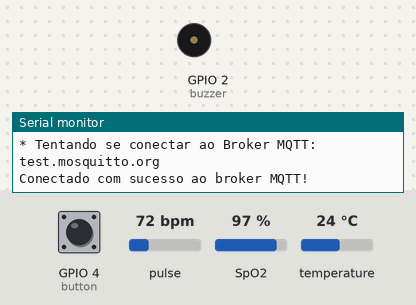
Recording of a sketch running on a simulated ESP32. On the bench: buzzer (waves = sounding), the last lines printed to the serial monitor. Inputs (shaded band) come from the test bench; at power-on: GPIO 4 (button) HIGH, pulse 72 bpm, SpO2 97 %, temperature 24 °C. WiFi joins after 1.5 s; servers stay silent unless stated; no MQTT or app messages arrive unless stated.

Above: at 2.7 s.
2.8 s: GPIO 4 (button) pulled LOW for 0.15 s
At 3.05 s:
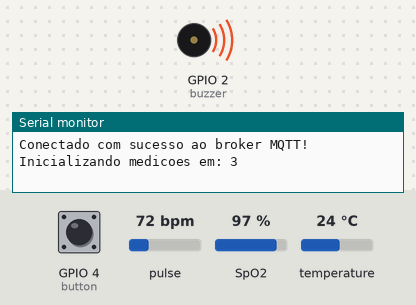
Timing chart, 0 to 24.6 s (numbered marks = the images above; inputs shaded):
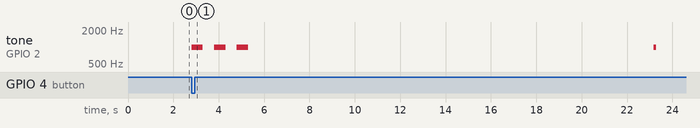

The sketch:

RTVS.ino
```cpp
/********************************************************************/
/*
  Real Time Vital Signs
*/
/*******************************************************************/


/****************************Bibliotecas****************************/
#include <arduino.h>
/*Biblioteca para Conexão Wi-fi */
#include <WiFi.h>
#include "WifiConfig.h"
/*Biblioteca para Pub e Sub MQTT */
#include <PubSubClient.h>

/*Biblioteca para o Sensor de medição de temperatura com DS18B20 */
#include <OneWire.h>
#include <DallasTemperature.h>

/* Biblioteca para Sensor de medição de BPM e O2 com MAX30100 */
#include "MAX30100_PulseOximeter.h"

/*******************************************************************/


/*************************Define valores**************************/
/*o pino de dados do sensor está ligado na porta 2*/
#define PIN_TEMP 23
/* periodo em ms para reportar dados do sensor de BPM/O2 */
#define REPORTING_PERIOD_MS     1000
/*id conexão MQTT*/
#define ID_MQTT  "RVSigns"
/*tópico para publicação MQTT*/
#define TOPICO_PUBLISH "realtime-vital-signs/measurement/save"
/*******************************************************************/

/*************************Gerencia conexão**************************/
void initWiFi(void);
void initMQTT(void);
void mqtt_callback(char* topic, byte* payload, unsigned int length);
void reconnectMQTT(void);
void reconnectWiFi(void);
void VerificaConexoesWiFIEMQTT(void);
void updTela();
/*******************************************************************/


/********************************WIFI*******************************/
WifiConfig wifi;
const char* ssid        = wifi.network;
const char* PASSWORD    = wifi.password;
WiFiClient espClient;

void reconnectWiFi(void) {
  if (WiFi.status() == WL_CONNECTED)
    return;

  WiFi.begin(ssid, PASSWORD); // Conecta na rede WI-FI

  while (WiFi.status() != WL_CONNECTED)
  {
    delay(100);
    Serial.print(".");
  }

  Serial.println();
  Serial.print("Conectado com sucesso na rede ");
  Serial.print(ssid);
  Serial.println("\nIP obtido: ");
  Serial.println(WiFi.localIP());
}

void initWiFi(void) {
  delay(10);
  Serial.println("------Conexao WI-FI------");
  Serial.print("Conectando-se na rede: ");
  Serial.println(ssid);
  Serial.println("Aguarde");

  reconnectWiFi();
}

/*******************************************************************/


/********************************MQTT*******************************/
const char* BROKER_MQTT = "test.mosquitto.org";
int BROKER_PORT = 1883;
PubSubClient MQTT(espClient);

void initMQTT(void) {
  MQTT.setServer(BROKER_MQTT, BROKER_PORT);   //informa qual broker e porta deve ser conectado
  MQTT.setCallback(mqtt_callback);            //atribui função de callback (função chamada quando qualquer informação de um dos tópicos subescritos chega)
}

void mqtt_callback(char* topic, byte* payload, unsigned int length) {
  String msg;
  for (int i = 0; i < length; i++) {
    char c = (char)payload[i];
    msg += c;
  }

  Serial.print("Chegou a seguinte string via MQTT: ");
  Serial.println(msg);
  Serial.println();
}

void reconnectMQTT(void) {
  while (!MQTT.connected()) {
    Serial.print("* Tentando se conectar ao Broker MQTT: ");
    Serial.println(BROKER_MQTT);

    if (MQTT.connect(ID_MQTT)) {
      Serial.println("Conectado com sucesso ao broker MQTT!");
    } else {
      Serial.println("Falha ao reconectar no broker.");
      Serial.println("Havera nova tentatica de conexao em 2s");
      delay(2000);
    }
  }
}
/*******************************************************************/


/************************Verifica conexões**************************/
void VerificaConexoesWiFIEMQTT(void) {
  if (!MQTT.connected()) {
    reconnectMQTT();
  }
  reconnectWiFi();
}
/*******************************************************************/


/******************************DS18B20******************************/
/*Protocolo OneWire*/
OneWire oneWire(PIN_TEMP);
/*encaminha referências OneWire para o sensor*/
DallasTemperature sensors(&oneWire);
DeviceAddress sensor1;
/*******************************************************************/

/******************************Pulse Oximeter******************************/
int BPM;
float SpO2;
PulseOximeter pox;
uint32_t tsLastReport = 0;
/*******************************************************************/


/*************************Variáveis Globais*************************/
int tempoContador = 0;
int tempoCicloMedicao = 10;

float medicaoTotalTemp = 0;
int medicaoTotalBatimentos = 0;
float medicaoTotalO2 = 0;

int mediaBatimentos = 0;
float mediaO2 = 0;

const int buzzer = 2;
const int button = 4;

/* JSON */
String payload;
char payloadChar[128];
String customer;
String measurements;
/********************************************************************/

void setup() {
  Serial.begin(115200);
  initWiFi();
  initMQTT();

  pinMode(buzzer, OUTPUT);
  pinMode(button, INPUT_PULLUP);

  /* Setup DS18B20 */
  sensors.begin();
  // Localiza e mostra enderecos dos sensores
  Serial.println("Localizando sensores DS18B20...");
  Serial.print("Foram encontrados ");
  Serial.print(sensors.getDeviceCount(), DEC);
  Serial.println(" sensores.");
  if (!sensors.getAddress(sensor1, 0))
     Serial.println("Sensores nao encontrados !");
  // Mostra o endereco do sensor encontrado no barramento
  Serial.print("Endereco sensor: ");
  //mostra_endereco_sensor(sensor1);
  Serial.println();
  Serial.println();

  /* Setup MAX30100 */
  /* Pulse oximeter setup */
  Serial.print("Initializing pulse oximeter..");
  if (!pox.begin()) {
    Serial.println("FAILED");
    //for (;;);
  } else {
    Serial.println("SUCCESS");
    pox.setOnBeatDetectedCallback(onBeatDetected);

    pox.setIRLedCurrent(MAX30100_LED_CURR_7_6MA);
  }
}

void mostra_endereco_sensor(DeviceAddress deviceAddress)
{
  for (uint8_t i = 0; i < 8; i++)
  {
    // Adiciona zeros se necessário
    if (deviceAddress[i] < 16) Serial.print("0");
    Serial.print(deviceAddress[i], HEX);
  }
}

void onBeatDetected(){
  Serial.println("Beat Detected!");
}

void loop() {
  VerificaConexoesWiFIEMQTT();

  if(digitalRead(button) == 0){

    /* Aviso sonoro - inicio das medicoes */
    Serial.println("Inicializando medicoes em: 3");
    tone(buzzer, 1000);
    delay(500);
    noTone(buzzer);
    delay(500);
    Serial.println("Inicializando medicoes em: 2");
    tone(buzzer, 1000);
    delay(500);
    noTone(buzzer);
    delay(500);
    Serial.println("Inicializando medicoes em: 1");
    tone(buzzer, 1000);
    delay(500);
    noTone(buzzer);
    delay(500);

    tempoContador = tempoCicloMedicao;
    medicaoTotalTemp = 0;
    medicaoTotalBatimentos = 0;
    medicaoTotalO2 = 0;

    for(int i=0; i<tempoCicloMedicao; i++){

      medicaoTotalTemp = buscaDadosTemperatura();

      for(int j=0; j<5; j++){
        medicaoTotalBatimentos += buscaDadosBPM();
        medicaoTotalO2 += buscaDadosO2();

        delay(150);
      }

      mediaBatimentos = calculaMedia(medicaoTotalBatimentos);
      mediaO2 = calculaMedia(mediaO2);

      buildPayload();

      /* Medicoes concluidas, enviando para sistema */
      MQTT.publish(TOPICO_PUBLISH, payloadChar);

      delay(200);
    }

    /* Aviso sonoro - termino das medicoes e envio de dados */
    Serial.println("Enviado");
    tone(buzzer, 1000);
    delay(100);
    noTone(buzzer);
    delay(100);
  }

 }


/* Temperatura */
float buscaDadosTemperatura () {
  /* use sensors.requestTemperatures() para o requerimento de temperatura de todos os dispositivos ligados */
  /* Envia o comando para leitura da temperatura */
  sensors.requestTemperatures();
  Serial.print("Temperatura: ");
  Serial.println(sensors.getTempC(sensor1));
  return sensors.getTempC(sensor1);
}

/* BPM */
int buscaDadosBPM(){
  pox.update();
  BPM = pox.getHeartRate();

  if (millis() - tsLastReport > REPORTING_PERIOD_MS)
  {
    Serial.print("BPM: ");
    Serial.println(BPM);
    tsLastReport = millis();
  }

  return BPM;
}

/* O2 */
float buscaDadosO2(){
  pox.update();
  SpO2 = pox.getSpO2();

  if (millis() - tsLastReport > REPORTING_PERIOD_MS)
  {
    Serial.print("SpO2: ");
    Serial.print(SpO2);
    Serial.println("%");
    tsLastReport = millis();
  }

  return SpO2;
}

float calculaMedia(float valor) {
  return valor/tempoCicloMedicao;
}


void buildPayload(){
  /* Formato */
  /*
  '{"customerId": "4e59a711-b3b3-4fbd-849d-804dacb15e43", "measurement": {"bpm": 90, "oxygenation": 130, "temperature": 120}}'
  */

  payload = "{\"customerId\": \"4e59a711-b3b3-4fbd-849d-804dacb15e43\",";

  measurements = " \"measurement\": {\"bpm\": ";
  measurements += mediaBatimentos; //mediaBatimentos
  measurements += ", \"oxygenation\": ";
  measurements += mediaO2; // mediaO2
  measurements += ", \"temperature\": ";
  measurements += medicaoTotalTemp; // medicaoTotalTemp
  measurements += "}}";

  payload += measurements;

  payload.toCharArray(payloadChar, payload.length()+1);

  Serial.println("Payload:");
  Serial.println(payload);
}
```

WifiConfig.h
```cpp
#ifndef WifiConfig_h
#define WifiConfig_h

class WifiConfig{
  public:

  const char* network  = "";   // Rede Wi-Fi
  const char* password = "";   // Senha da rede
};

#endif /* WifiConfig_h */
```

Measured:
- after the input at 2.8 s, tone on GPIO 2 (buzzer): plays 1000 Hz for 0.50 s, 1000 Hz for 0.50 s, 1000 Hz for 0.50 s, 1000 Hz for 0.10 s, starting at once
